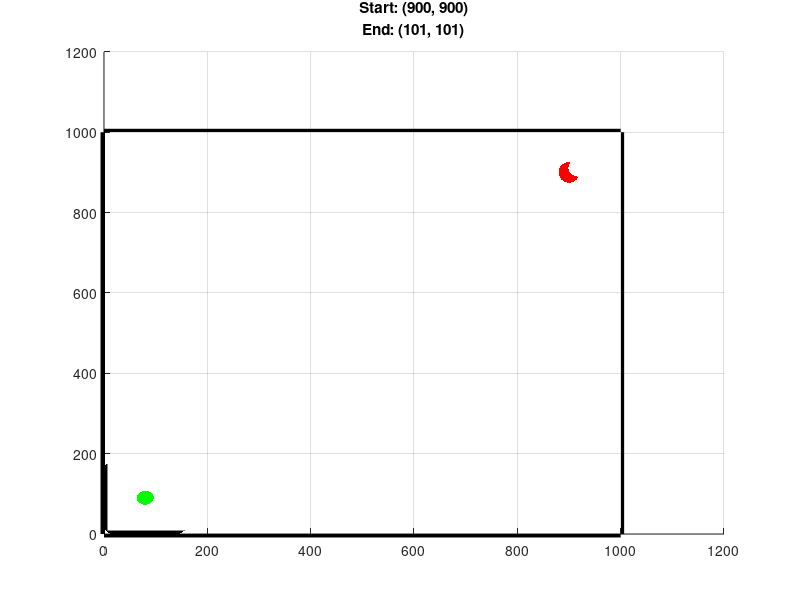
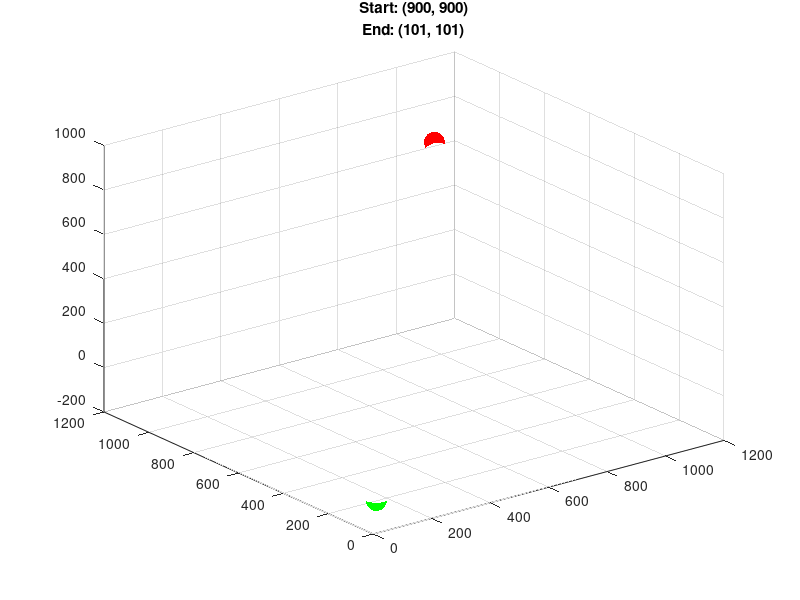

Write the MATLAB code that produced these figures, in order. (Note: this script raises an error after producing the figures.)
%% Amanda Dings
% CS 534 Project
% Creating objective matrix which represents a 2D obstacle course

clc; clear variables; close all;
%% Step 1 Create a "simple" objective fn
% i.e. a function which represents an empty obstacle field

% Create 2D representation of the field we want
% Define start and end nodes
start_loc = [900,900];  % starting point (mm)
%end_loc   = [101,101];  % ending point   (mm)  
end_loc = [80,90];

% Define the domain
x = 1:1001;
y = 1:1001;
[X,Y] = meshgrid(x,y);

% Define the overal slope of the plane
field = (200/450).*X+(200/850).*Y+20;

% Make a "hill" at the start node
x = -101:101;
y = -101:101;
[x_hill, y_hill] = meshgrid(x,y);
hill = -0.01.*x_hill.^2 -0.01.*y_hill.^2;
field(799:1001,799:1001) = field(799:1001,799:1001)+hill+204.020;

% Make a "valley" at the end node
valley = 0.01.*x_hill.^2 + 0.01*y_hill.^2;
field(1:203,1:203) = field(1:203,1:203)+valley-204.020;

% Plot the field we end up with
colormap(jet)
surf(field,'edgealpha',0.0,'facealpha',0.0)
title(sprintf('Start: (900, 900)\nEnd: (101, 101)'))
hold on

% Emphasize the starting and ending points
plot3(start_loc(1),start_loc(2),field(start_loc(1),start_loc(2)),...
    '.r','markersize',45)
plot3(end_loc(1),end_loc(2),field(end_loc(1),end_loc(2)), ...
    '.g','markersize',45)

% Save field to disk
%save('no_obstacles.mat', 'field')  % note: minimum is at (90,80)!
                                    %       maximum is at (912,922)

% Create 2D representation of the field
view(2)
plot3([1000 1000],[0 1000], [0,0],'-k','linewidth',5)
plot3([0 1000],[1000 1000], [0,0],'-k','linewidth',5)
plot3([0 0],[0 1000], [0,0],'-k','linewidth',5)
plot3([0 1000],[0 0], [0,0],'-k','linewidth',5)
%% Step 2 Create an objective fn with obstacles
obs = 500*ones(101);  % a rectangular prism, 101x101x500
field(350:450,150:250) = field(350:450,150:250) + obs; % center: (200,400)
field(550:650,550:650) = field(550:650,550:650) + obs; % center: (600,600)

% Plot the field we end up with
figure
colormap(jet)
s=surf(field,'edgealpha',0.0,'facealpha',0.0)%,'facealpha',0.2)
title(sprintf('Start: (900, 900)\nEnd: (101, 101)'));
hold on

% Emphasize the starting and ending points
plot3(start_loc(1),start_loc(2),field(start_loc(1),start_loc(2)),...
    '.r','markersize',45)
plot3(end_loc(1),end_loc(2),field(end_loc(1),end_loc(2)), ...
    '.g','markersize',45)

% save field to disk
save('some_obstacles.mat','field')
r = rectangle('position',[150,350,100,100]);
r.FaceColor='k'
r = rectangle('position',[550,550,100,100])
r.FaceColor='k'
view(2)
plot3([1000 1000],[0 1000], [0,0],'-k','linewidth',5)
plot3([0 1000],[1000 1000], [0,0],'-k','linewidth',5)
plot3([0 0],[0 1000], [0,0],'-k','linewidth',5)
plot3([0 1000],[0 0], [0,0],'-k','linewidth',5)


%% Make plots of results
% using kirsten's data but eventually it will be averaged among us all
% sma_some_obstacles_x = [900 ...        
% 870 ...        
% 840 ...        
% 810 ...        
% 780 ...        
% 750 ...        
% 720 ...        
% 690 ...        
% 660 ...        
% 630 ...        
% 600.03481727 ...
% 570.03481727 ...
% 564.22174549 ...
% 547.62415323 ...
% 547.6129997  ...
% 547.62766052 ...
% 547.61933952 ...
% 517.61933952 ...
% 547.61933952 ...
% 517.61933952 ...
% 547.61933952 ...
% 549.41829513 ...
% 519.41829513 ...
% 489.41829513 ...
% 459.41829513 ...
% 429.41829513 ...
% 399.41829513 ...
% 369.41829513 ...
% 339.41829513 ...
% 309.41829513 ...
% 279.41829513 ...
% 249.41829513 ...
% 219.41829513 ...
% 189.41829513 ...
% 159.41829513 ...
% 129.41829513 ...
%  99.41829513 ...
%  78.77167991 ...
%  78.74099372 ...
%  78.78083856 ...
%  78.71598618];
% sma_some_obstacles_y =  [900 ...        
% 870 ...        
% 840 ...        
% 810 ...        
% 780 ...        
% 750 ...        
% 720 ...        
% 690 ...        
% 660 ...        
% 650.3699478 ...
% 650.38623153 ...
% 650.37498955 ...
% 650.37358801 ...
% 620.37358801 ...
% 590.37358801 ...
% 560.84506948 ...
% 556.41871221 ...
% 526.41871221 ...
% 549.38165171 ...
% 519.38165171 ...
% 549.38165171 ...
% 547.60419331 ...
% 517.60419331 ...
% 487.60419331 ...
% 457.60419331 ...
% 427.60419331 ...
% 397.60419331 ...
% 367.60419331 ...
% 337.60419331 ...
% 307.60419331 ...
% 277.60419331 ...
% 247.60419331 ...
% 217.60419331 ...
% 187.60419331 ...
% 157.60419331 ...
% 127.60419331 ...
%  97.60419331 ...
%  89.19893583 ...
%  89.15413635 ...
%  89.11685322 ...
%  89.27637184];
% sma_some_obstacles_z = interp2(field,sma_some_obstacles_x, sma_some_obstacles_y); % 2d table lookup
% plot3(sma_some_obstacles_x, sma_some_obstacles_y, sma_some_obstacles_z, '.-b',...
%     'LineWidth',5,'MarkerSize',5)

gwo_some_obs_x = [900 ...
850 ... 850. ]
800 ... 800. ]
750 ... 750. ]
700 ... 700. ]
650 ... 650. ]
650.35535805 ...
650.39509171 ...
600.39509171 ...
551.1247741  ...
577.12423032 ...
527.12423032 ...
477.12423032 ...
427.12423032 ...
377.12423032 ...
327.12423032 ...
277.12423032 ...
227.12423032 ...
177.12423032 ...
127.12423032 ...
 78.8419188  ...
 78.56867151 ...
 78.78970391 ...
 78.57595255 ...
 78.89019555 ...
 78.78551631];

gwo_some_obs_y = [900 ...
850 ...
800 ...
750 ...
700 ...
650 ...
600 ...
578.76789605 ...
547.62351634 ...
547.62244005 ...
547.60183298 ...
497.60183298 ...
447.60183298 ...
397.60183298 ...
347.60183298 ...
297.60183298 ...
247.60183298 ...
197.60183298 ...
147.60183298 ...
97.60183298 ...
89.22918143 ...
89.57365659 ...
 89.28481309 ...
 89.16656317 ...
 89.22968895 ...
 89.28016602];

gwo_some_obs_z = interp2(field,gwo_some_obs_x, gwo_some_obs_y); % 2d table lookup
plot3(gwo_some_obs_x, gwo_some_obs_y, gwo_some_obs_z, '.-b',...
     'LineWidth',5,'MarkerSize',5)


%view(3)
%s.FaceAlpha=0.5;
%s.EdgeAlpha=0.1;






%% Data & shit
% some_obstacles results (SMA)
% Global Best Solution:
% [78.85679782 89.22777493]
% <class 'numpy.ndarray'>
% [[900.         900.        ]
%  [800.         800.        ]
%  [700.         700.        ]
%  [600.         650.37134488]
%  [500.         550.37134488]
%  [400.         450.37134488]
%  [300.         350.37134488]
%  [200.         250.37134488]
%  [100.         150.37134488]
%  [ 78.97384695  88.95362632]
%  [ 78.73103306  89.04949513]]
% Total Distance: [1592.24828161]
% Original SMA Best Fit: [-121.00895831]
% SMA Time Elapsed:  70.45086739499999

% some_obstacles results (GWO)
% Global Best Solution:
% [78.62909453 89.57857042]
% <class 'numpy.ndarray'>
% [[900.         900.        ]
%  [800.         800.        ]
%  [700.         700.        ]
%  [600.         650.38897339]
%  [547.71572648 550.38897339]
%  [447.71572648 450.38897339]
%  [347.71572648 350.38897339]
%  [247.71572648 250.38897339]
%  [147.71572648 150.38897339]
%  [ 78.28813535  89.28152018]
%  [ 78.45630624  88.98213325]]
% Total Distance: [1586.04911356]
% GWO Best Fit: [-121.00762186]
% GWO Time Elapsed:  88.75591872999985